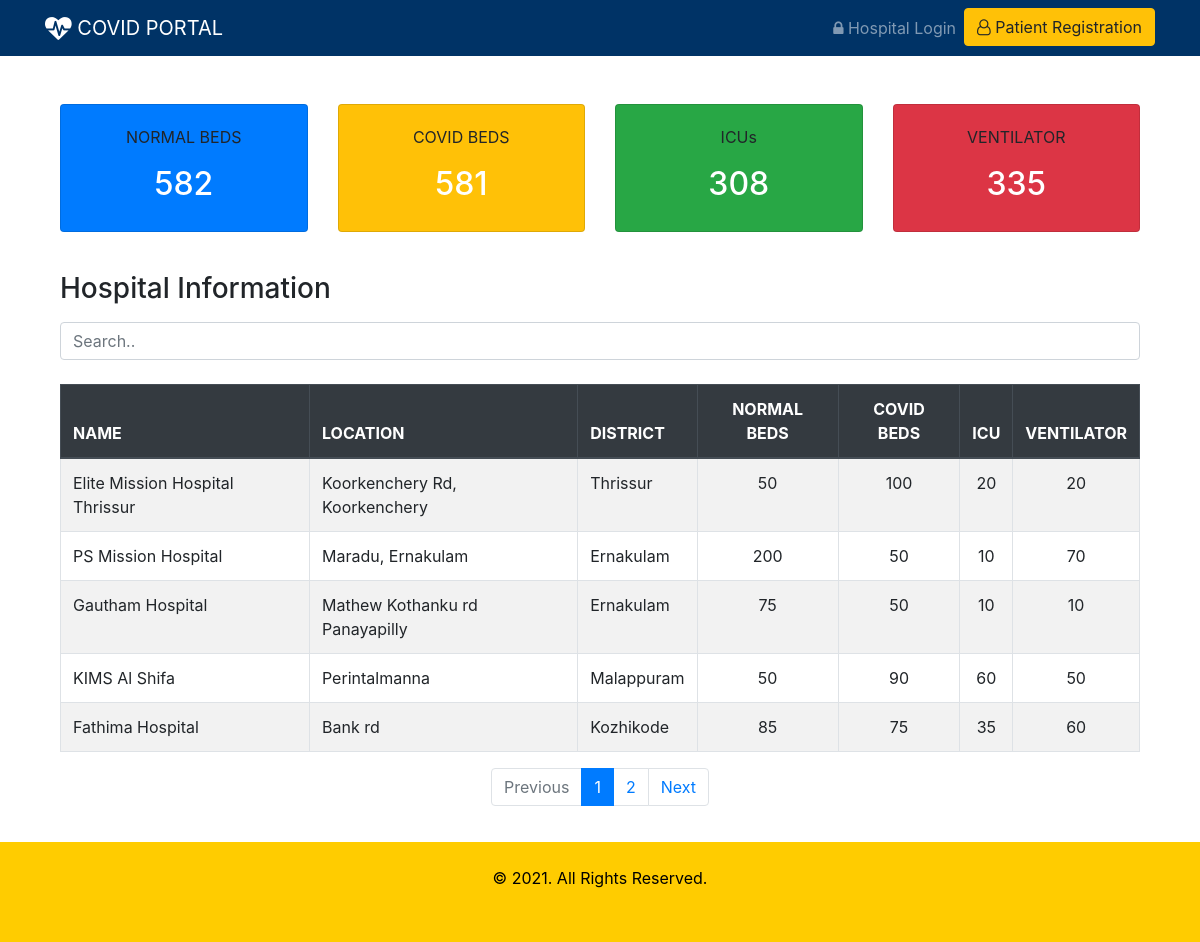
/beds/, run on the app's committed database.
### beds/models.py (models this page shows, shortened)
class Hospital(models.Model):
    sc = (
    ('gov', 'Government'),
    ('prv', 'Private')
    )
    name = models.CharField(max_length=50)
    location = models.CharField(max_length=50)
    district = models.CharField(max_length=2, choices=dt)
    phone = models.CharField(max_length=12)
    sector = models.CharField(max_length=3, choices=sc)
    covid_beds = models.IntegerField()
    normal_beds = models.IntegerField()
    icu_beds = models.IntegerField()
    ventilator = models.IntegerField()
    user = models.OneToOneField(User, on_delete=models.CASCADE)

### beds/views.py (the view)
# urls.py: path('', views.index, name='index'),
def index(request):
    normal_beds = Hospital.objects.aggregate(total=Sum('normal_beds'))
    covid_beds = Hospital.objects.aggregate(total=Sum('covid_beds'))
    icu = Hospital.objects.aggregate(total=Sum('icu_beds'))
    ventilator = Hospital.objects.aggregate(total=Sum('ventilator'))
    page = request.GET.get('page', 1)
    hospital_list = Hospital.objects.all()
    paginator = Paginator(hospital_list, 5)
    try:
        hospitals = paginator.page(page)
    except PageNotAnInteger:
        hospitals = paginator.page(1)
    except EmptyPage:
        hospitals = paginator.page(paginator.num_pages)
    context = {
        'normal_beds': normal_beds,
        'covid_beds': covid_beds,
        'icu': icu,
        'ventilator': ventilator,
        'hospitals': hospitals
    }
    return render(request, 'beds/summary.html', context)

### beds/templates/beds/summary.html (shortened to what this page needs)
{% extends 'beds/index.html' %}
{% block content %}
<div class="container mt-4 pt-4 pb-4">
  <div class="card-deck">
    <div class="card bg-primary">
      <div class="card-body text-center">
        <p class="card-text">NORMAL BEDS</p>
        <h2 class="text-white">{{ normal_beds.total }}</h2>
      </div>
    </div>
    <div class="card bg-warning">
      <div class="card-body text-center">
        <p class="card-text">COVID BEDS</p>
        <h2 class="text-white">{{ covid_beds.total }}</h2>
      </div>
    </div>
    <div class="card bg-success">
      <div class="card-body text-center">
        <p class="card-text">ICUs</p>
        <h2 class="text-white">{{ icu.total }}</h2>
      </div>
    </div>
    <div class="card bg-danger">
      <div class="card-body text-center">
        <p class="card-text">VENTILATOR</p>
        <h2 class="text-white">{{ ventilator.total }}</h2>
      </div>
    </div>
  </div>
</div>
<div class="container mt-3">
  <h3 class="mb-3">Hospital Information</h3>
  <input class="form-control" id="myInput" type="text" placeholder="Search..">
  <br>
  <table class="table table-bordered table-striped table-hover">
    <thead class="thead-dark">
      <tr>
        <th>NAME</th>
        <th>LOCATION</th>
        <th>DISTRICT</th>
        <th class="text-center">NORMAL BEDS</th>
        <th class="text-center">COVID BEDS</th>
        <th class="text-center">ICU</th>
        <th class="text-center">VENTILATOR</th>
      </tr>
    </thead>
    <tbody id="myTable">
      {% for hospital in hospitals %}
        <tr>
          <td>{{ hospital.name }}</td>
          <td>{{ hospital.location}}</td>
          <td>{{ hospital.get_district_display}}</td>
          <td class="text-center">{{ hospital.normal_beds}}</td>
          <td class="text-center">{{ hospital.covid_beds}}</td>
          <td class="text-center">{{ hospital.icu_beds}}</td>
          <td class="text-center">{{ hospital.ventilator}}</td>
        </tr>
      {% endfor %}
    </tbody>
  </table>
  {% if hospitals.has_other_pages %}
  <nav aria-label="Pagination">
    <ul class="pagination justify-content-center">
      {% if hospitals.has_previous %}
        <li class="page-item"><a class="page-link" href="?page={{ hospitals.previous_page_number }}">Previous</a></li>
      {% else %}
        <li class="page-item disabled"><a class="page-link" href="#" tabindex="-1">Previous</a></li>
      {% endif %}
      {% for i in hospitals.paginator.page_range %}
        {% if hospitals.number == i %}
          <li class="page-item active"><a class="page-link" href="#"><span>{{ i }} <span class="sr-only">(current)</span></span></a></li>
        {% else %}
          <li class="page-item"><a class="page-link" href="?page={{ i }}">{{ i }}</a></li>
        {% endif %}
      {% endfor %}
      {% if hospitals.has_next %}
        <li class="page-item"><a class="page-link" href="?page={{ hospitals.next_page_number }}">Next</a></li>
      {% else %}
        <li class="page-item disabled"><a class="page-link" href="#">Next</a></li>
      {% endif %}
    </ul>
  </nav>
  {% endif %}
  <div style="height:120px;"></div>
</div>
{% endblock %}

### data on the page
Hospital: name "Elite Mission Hospital Thrissur", location "Koorkenchery Rd, Koorkenchery", district "Thrissur", normal_beds "50", covid_beds "100", icu_beds "20", ventilator "20"
Hospital: name "PS Mission Hospital", location "Maradu, Ernakulam", district "Ernakulam", normal_beds "200", covid_beds "50", icu_beds "10", ventilator "70"
Hospital: name "Gautham Hospital", location "Mathew Kothanku rd Panayapilly", district "Ernakulam", normal_beds "75", covid_beds "50", icu_beds "10", ventilator "10"
Hospital: name "KIMS Al Shifa", location "Perintalmanna", district "Malappuram", normal_beds "50", covid_beds "90", icu_beds "60", ventilator "50"
Hospital: name "Fathima Hospital", location "Bank rd", district "Kozhikode", normal_beds "85", covid_beds "75", icu_beds "35", ventilator "60"

### other printed values
{{ normal_beds.total }} "582"
{{ covid_beds.total }} "581"
{{ icu.total }} "308"
{{ ventilator.total }} "335"
{{ i }} "1"
{{ i }} "2"
